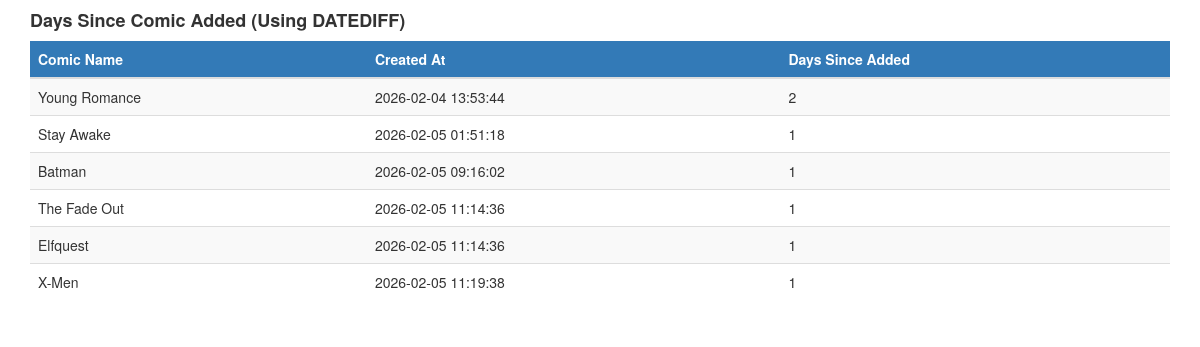
Page /date_functions/datediff_output.php on the committed database.
### tables this page shows
CREATE TABLE `comic` (
  `comic_id` int(11) NOT NULL,
  `genre_id` int(11) NOT NULL,
  `comic_title` varchar(100) NOT NULL,
  `comic_description` text DEFAULT NULL,
  `comic_stock` int(11) NOT NULL,
  `comic_price` decimal(6,2) NOT NULL,
  `created_at` timestamp NOT NULL DEFAULT current_timestamp()
);

### date_functions/datediff_output.php (the view, shortened to what this page needs)
<!DOCTYPE html>
<html lang="en">
<head>
    <link rel="stylesheet" href="https://maxcdn.bootstrapcdn.com/bootstrap/3.4.1/css/bootstrap.min.css">
</head>
<body>
<div class="container mt-4">
    <h4 class="mb-3"><b>Days Since Comic Added (Using DATEDIFF)</b></h4>
    <div class="table-responsive">
        <table class="table table-striped">
            <thead>
                <tr class="bg-primary">
                    <th>Comic Name</th>
                    <th>Created At</th>
                    <th>Days Since Added</th>
                </tr>
            </thead>
            <tbody>
                <?php
                include '../dbconn.php';
                $sql = "SELECT comic_title, created_at, DATEDIFF(CURDATE(), created_at) AS days_since_added FROM comic";
                $result = mysqli_query($conn, $sql);
                if ($result && mysqli_num_rows($result) > 0) {
                    while ($row = mysqli_fetch_assoc($result)) {
                        echo "<tr>";
                        echo "<td>".$row['comic_title']."</td>";
                        echo "<td>".$row['created_at']."</td>";
                        echo "<td>".$row['days_since_added']."</td>";
                        echo "</tr>";
                    }
                } else {
                    echo "<tr><td colspan='3' class='text-center'>No comics available</td></tr>";
                }
                ?>
            </tbody>
        </table>
    </div>
</div>
</body>
</html>

### rows in the picture
comic: comic_title "Young Romance", created_at "2026-02-04 13:53:44", days_since_added "2"
comic: comic_title "Stay Awake", created_at "2026-02-05 01:51:18", days_since_added "1"
comic: comic_title "Batman", created_at "2026-02-05 09:16:02", days_since_added "1"
comic: comic_title "The Fade Out", created_at "2026-02-05 11:14:36", days_since_added "1"
comic: comic_title "Elfquest", created_at "2026-02-05 11:14:36", days_since_added "1"
comic: comic_title "X-Men", created_at "2026-02-05 11:19:38", days_since_added "1"
